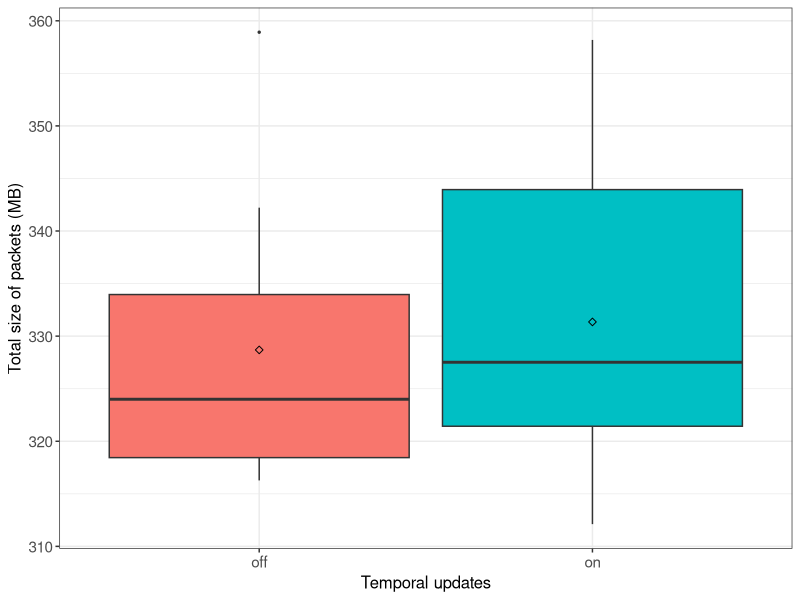
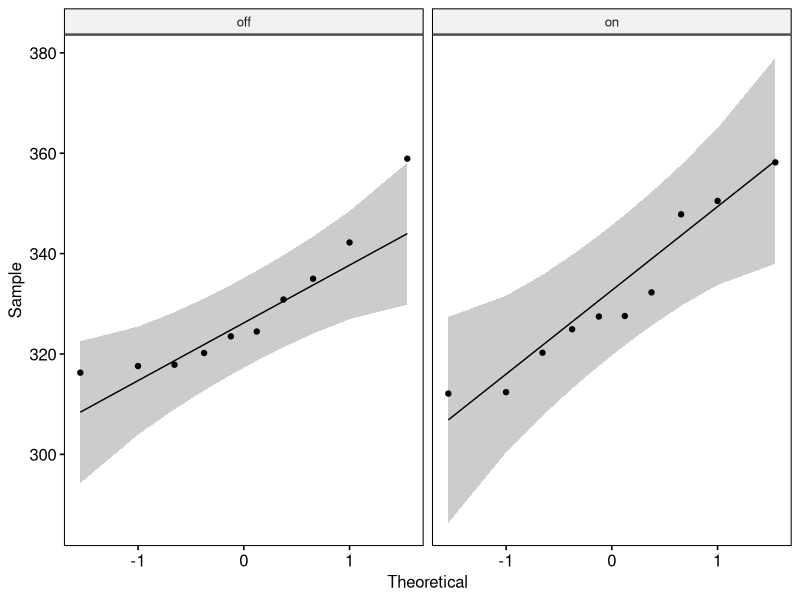

Reproduce these figures in R, in order.
## ---- chunk 1
if (!require('tidyverse')) install.packages('tidyverse', dependencies = TRUE); library('tidyverse')
if (!require('ggpubr')) install.packages('ggpubr', dependencies = TRUE); library('ggpubr')
if (!require('rstatix')) install.packages('rstatix', dependencies = TRUE); library('rstatix')
if (!require('ggplot2')) install.packages('ggplot2', dependencies = TRUE); library('ggplot2')
## ---- chunk 2
data <- read.csv(file = '../../raw_data/test_temporal_updates/run_table.csv')
data$size_of_packets <- data$size_of_packets / 1000000
data <- subset(data, select = c(X__run_id, temporal_updates, size_of_packets))
data$temporal_updates <- as.factor(data$temporal_updates)
data$size_of_packets <- as.numeric(data$size_of_packets)
## ---- chunk 3
data %>%
  group_by(temporal_updates) %>%
  get_summary_stats(size_of_packets, type = "mean_sd")
## ---- chunk 4
ggplot(data, aes(x = temporal_updates, y = size_of_packets, fill = temporal_updates)) +
  theme_bw() + 
  geom_boxplot(width = 0.9, outlier.size = 0.5) + 
  stat_summary(fun = mean, color = 'black', geom = 'point', shape = 5, size = 1.5) +
  labs(x = "Temporal updates", y = "Total size of packets (MB)") +
  theme(legend.position = 'none') +
  theme(
    axis.title.x = element_text(size = 12, family = 'sans'),
    axis.title.y = element_text(size = 12, family = 'sans'),
    axis.text.x = element_text(size = 11, family = 'sans'),
    axis.text.y = element_text(size = 11, family = 'sans')
  )
## ---- chunk 5
data %>% 
  group_by(temporal_updates) %>%
  identify_outliers(size_of_packets)
## ---- chunk 6
ggqqplot(data, x = "size_of_packets", facet.by = "temporal_updates")
## ---- chunk 7
data %>%
  group_by(temporal_updates) %>%
  shapiro_test(size_of_packets)
## ---- chunk 8
data %>%
  t_test(size_of_packets ~ temporal_updates) %>%
  add_significance()
